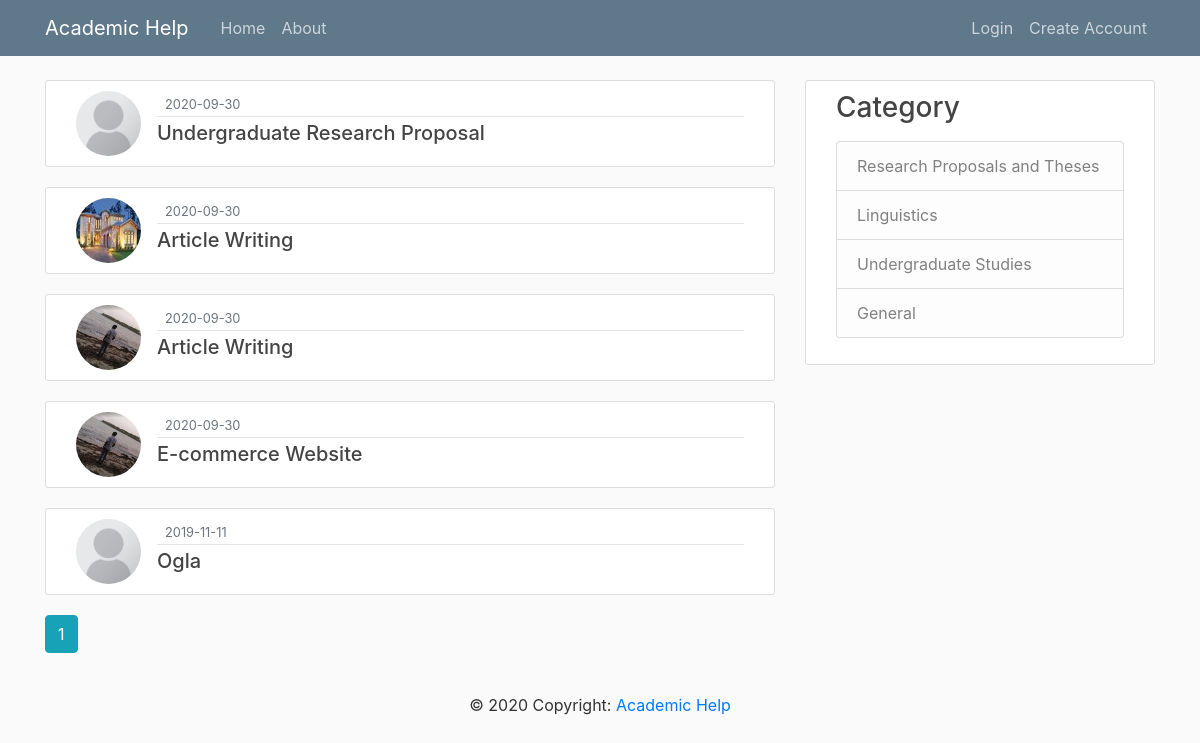
/cat/1, run on an earlier commit of the app's database.
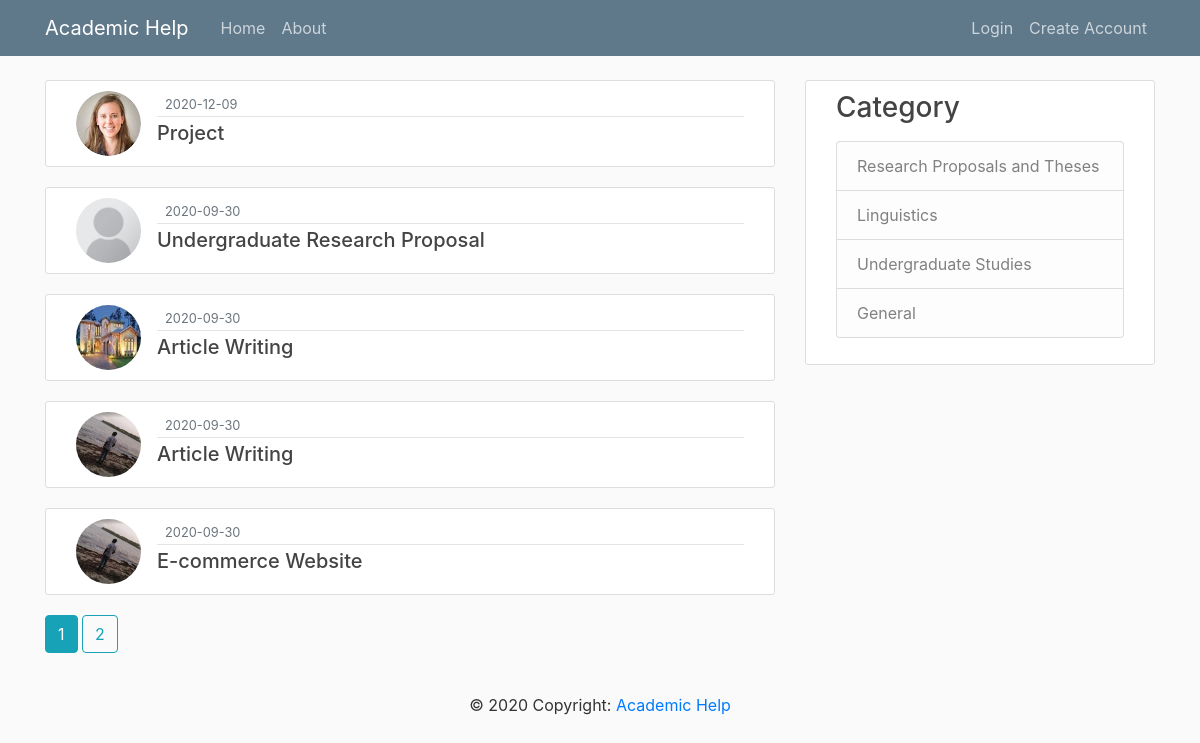
And on a later commit of the database.
### app/models.py (models this page shows, shortened)
class Post(db.Model):
    id = db.Column(db.Integer, primary_key=True)
    title = db.Column(db.String(100), nullable=False)
    date_posted = db.Column(db.DateTime, nullable=False,
                            default=datetime.utcnow)
    content = db.Column(db.Text, nullable=False)
    category = db.Column(db.Text)
    user_id = db.Column(db.Integer, db.ForeignKey('user.id'), nullable=False)

class User(db.Model, UserMixin):
    id = db.Column(db.Integer, primary_key=True)
    username = db.Column(db.String(20), unique=True, nullable=False)
    email = db.Column(db.String(120), unique=True, nullable=False)
    image_file = db.Column(db.String(20), nullable=False,
                           default='default-pic.jpg')
    password = db.Column(db.String(60), nullable=False)
    posts = db.relationship('Post', backref='author', lazy=True)

### app/posts/routes.py (the view)
@posts.route("/cat/<int:category>")
def category_posts(category):
    page = request.args.get('page', 1, type=int)
    cat = Post.query.filter_by(category=category).first_or_404()
    posts = Post.query.filter_by(category=category)\
        .order_by(Post.date_posted.desc())\
        .paginate(page=page, per_page=5)
    return render_template('category_posts.html', category=cat, posts=posts)

### app/templates/category_posts.html (shortened to what this page needs)
{% extends "layout.html" %}
{% block content %}
    {% for post in posts.items %}
        <article class="media content-section">
          <img class="rounded-circle article-img" src="{{ url_for('static', filename='profile_pics/' + post.author.image_file) }}">
          <div class="media-body">
            <div class="article-metadata">
              <small class="text-muted">{{ post.date_posted.strftime('%Y-%m-%d') }}</small>
            </div>
            <h5><a class="article-title" href="{{ url_for('posts.post', post_id=post.id) }}">{{ post.title }}</a></h5>
          </div>
        </article>
    {% endfor %}
    {% for page_num in posts.iter_pages(left_edge=1, right_edge=1, left_current=1, right_current=2) %}
      {% if page_num %}
        {% if posts.page == page_num %}
          <a class="btn btn-info mb-4" href="{{ url_for('posts.category_posts', category=category.category, page=page_num) }}">{{ page_num }}</a>
        {% else %}
          <a class="btn btn-outline-info mb-4" href="{{ url_for('posts.category_posts', category=category.category, page=page_num) }}">{{ page_num }}</a>
        {% endif %}
      {% else %}
        ...
      {% endif %}
    {% endfor %}
{% endblock content %}

### app/templates/layout.html (shortened to what this page needs)
<!DOCTYPE html>
<html>
<head>
    <link rel="stylesheet" href="https://maxcdn.bootstrapcdn.com/bootstrap/4.0.0/css/bootstrap.min.css">
    <link rel="stylesheet" type="text/css" href="{{ url_for('static', filename='main.css') }}">
</head>
<body>
    <header class="site-header">
      <nav class="navbar navbar-expand-md navbar-dark bg-steel fixed-top">
        <div class="container">
          <a class="navbar-brand mr-4" href="/">Academic Help</a>
          <div class="collapse navbar-collapse" id="navbarToggle">
            <div class="navbar-nav mr-auto">
              <a class="nav-item nav-link" href="{{ url_for('main.home') }}">Home</a>
              <a class="nav-item nav-link" href="{{ url_for('main.about') }}">About</a>
            </div>
            <div class="navbar-nav">
              {% if current_user.is_authenticated %}
                <a class="nav-item nav-link" href="{{ url_for('posts.new_post') }}">Submit your concern</a>
                <a class="nav-item nav-link" href="{{ url_for('users.account') }}">Profile</a>
                <a class="nav-item nav-link" href="{{ url_for('users.logout') }}">logout</a>
              {% else %}
                <a class="nav-item nav-link" href="{{ url_for('users.login') }}">Login</a>
                <a class="nav-item nav-link" href="{{ url_for('users.register') }}">Create Account</a>
              {% endif %}
            </div>
          </div>
        </div>
      </nav>
    </header>
    <main role="main" class="container">
      <div class="row">
        <div class="col-md-8">
          {% block content %}{% endblock %}
        </div>
        <div class="col-md-4">
          <div class="content-section">
            <h3>Category</h3>
            <p class='text-muted'>
              <ul class="list-group">
                <a class="list-group-item list-group-item-light" href="{{ url_for('posts.category_posts', category =1) }}">Research Proposals and Theses</a>
                <a class="list-group-item list-group-item-light" href="{{ url_for('posts.category_posts', category =2) }}">Linguistics</a>
                <a class="list-group-item list-group-item-light" href="{{ url_for('posts.category_posts', category =3) }}">Undergraduate Studies</a>
                <a class="list-group-item list-group-item-light" href="{{ url_for('posts.category_posts', category =4) }}">General</a>
              </ul>
            </p>
          </div>
        </div>
      </div>
    </main>
<footer class="page-footer font-small blue">
  <div class="footer-copyright text-center py-3">© 2020 Copyright:
    <a href="/">Academic Help</a>
  </div>
</footer>
</body>
</html>

### app/static/main.css (style rules this page uses)
body { background: #fafafa; color: #333333; margin-top: 5rem; }
h1, h2, h3, h4, h5, h6 { color: #444444; }
.bg-steel { background-color: #5f788a; }
.site-header .navbar-nav .nav-link { color: #cbd5db; }
.content-section { background: #ffffff; padding: 10px 30px; border: 1px solid #dddddd; border-radius: 3px; margin-bottom: 20px; }
.article-title { color: #444444; }
.article-img { height: 65px; width: 65px; margin-right: 16px; }
.article-metadata { padding-bottom: 1px; margin-bottom: 4px; border-bottom: 1px solid #e3e3e3; }

What changed in the data, as far as the page shows it:
no longer on this page (row unchanged): Post: image_file (placeholder picture), date_posted "2019-11-11", title "Ogla"
added Post: image_file (picture), date_posted "2020-12-09", title "Project"
Also different on the page:
new list line: "2"
